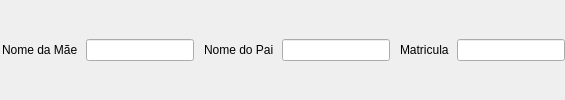
                  <widget class="QFrame" name="container_line2">
                   <property name="cursor">
                    <cursorShape>ArrowCursor</cursorShape>
                   </property>
                   <property name="styleSheet">
                    <string notr="true">#container_line2{
	margin-top: 1.5em;
	padding: 0;
}

QWidget &gt; QFrame &gt; QLabel {
	border: none;
	border-radius: none;
	color: #f9f9fa;
	font-size: 12px;
	padding:0;
}

QWidget &gt; QFrame &gt; QLineEdit {
	background-color: #272944;
 	padding: 0 16px;
 	border-radius: 8px;
	color: #f9f9fa;
height: 32px
}

QWidget &gt; QFrame &gt; QLineEdit:focus {
  border: 1px solid #f9f9fa;
  background-color: transparent;
}</string>
                   </property>
                   <layout class="QHBoxLayout" name="cadastroHorizontal_2" stretch="0,4,0,4,0,4">
                    <property name="spacing">
                     <number>8</number>
                    </property>
                    <property name="leftMargin">
                     <number>0</number>
                    </property>
                    <property name="topMargin">
                     <number>0</number>
                    </property>
                    <property name="rightMargin">
                     <number>0</number>
                    </property>
                    <property name="bottomMargin">
                     <number>0</number>
                    </property>
                    <item>
                     <widget class="QLabel" name="label_5">
                      <property name="font">
                       <font>
                        <family>Segoe UI</family>
                        <pointsize>9</pointsize>
                        <italic>false</italic>
                        <bold>false</bold>
                       </font>
                      </property>
                      <property name="cursor">
                       <cursorShape>ArrowCursor</cursorShape>
                      </property>
                      <property name="styleSheet">
                       <string notr="true">font: 9pt &quot;Segoe UI&quot;;</string>
                      </property>
                      <property name="text">
                       <string>Nome da Mãe</string>
                      </property>
                      <property name="indent">
                       <number>2</number>
                      </property>
                     </widget>
                    </item>
                    <item>
                     <widget class="QLineEdit" name="line_mae"/>
                    </item>
                    <item>
                     <widget class="QLabel" name="label_6">
                      <property name="font">
                       <font>
                        <family>Segoe UI</family>
                        <pointsize>9</pointsize>
                        <italic>false</italic>
                        <bold>false</bold>
                       </font>
                      </property>
                      <property name="cursor">
                       <cursorShape>ArrowCursor</cursorShape>
                      </property>
                      <property name="styleSheet">
                       <string notr="true">font: 9pt &quot;Segoe UI&quot;;</string>
                      </property>
                      <property name="text">
                       <string>Nome do Pai</string>
                      </property>
                      <property name="indent">
                       <number>2</number>
                      </property>
                     </widget>
                    </item>
                    <item>
                     <widget class="QLineEdit" name="line_pai"/>
                    </item>
                    <item>
                     <widget class="QLabel" name="label_7">
                      <property name="font">
                       <font>
                        <family>Segoe UI</family>
                        <pointsize>9</pointsize>
                        <italic>false</italic>
                        <bold>false</bold>
                       </font>
                      </property>
                      <property name="cursor">
                       <cursorShape>ArrowCursor</cursorShape>
                      </property>
                      <property name="styleSheet">
                       <string notr="true">font: 9pt &quot;Segoe UI&quot;;</string>
                      </property>
                      <property name="text">
                       <string>Matricula</string>
                      </property>
                      <property name="indent">
                       <number>2</number>
                      </property>
                     </widget>
                    </item>
                    <item>
                     <widget class="QLineEdit" name="line_matricula"/>
                    </item>
                   </layout>
                  </widget>
